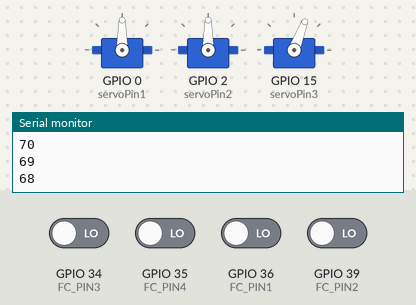
Recording of a sketch running on a simulated ESP32-S2. On the bench: 3 × servo, the last lines printed to the serial monitor. Inputs (shaded band) come from the test bench; at power-on: GPIO 34 (FC_PIN3), GPIO 35 (FC_PIN4), GPIO 36 (FC_PIN1), GPIO 39 (FC_PIN2) LOW.

Above: at 2.2 s.
2.3 s: GPIO 34 (FC_PIN3) driven HIGH
At 2.65 s:
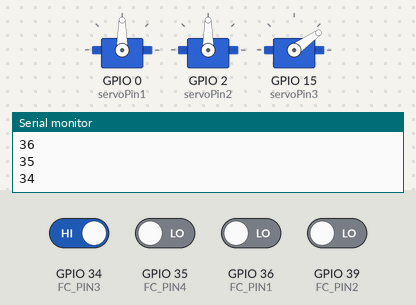
5.3 s: GPIO 35 (FC_PIN4) driven HIGH
At 5.95 s:
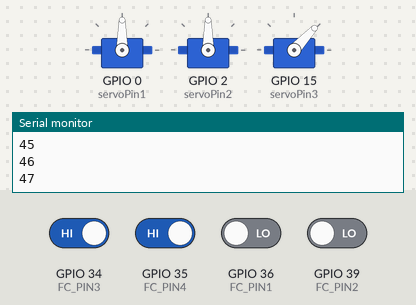
8.3 s: GPIO 36 (FC_PIN1) driven HIGH
11.3 s: GPIO 39 (FC_PIN2) driven HIGH
At 15.2 s:
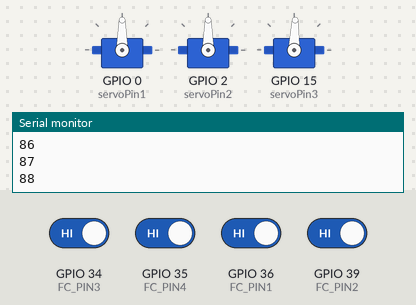
Timing chart, 0 to 15.3 s (numbered marks = the images above; inputs shaded):
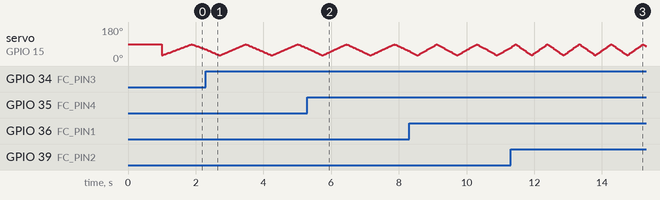

The sketch:

AsyncClass.ino
```cpp
// Include the ESP32 Arduino Servo Library instead of the original Arduino Servo Library
#include <ESP32Servo.h>
#include "AsyncTask.h"


/*Mejoras de la versió 0 de AsyncTask
  v0: Se podría usar la misma función tick para todos si se le pasa un puntero a la variable que se quiere modificar, es decir, pasarle el servo por ejemplo


*/


// Possible ADC pins on the ESP32: 0,2,4,12-15,32-39; 34-39 are recommended for analog input
// Possible ADC pins on the ESP32-S2: 1-20 are recommended for analog input
#define MAX_POS_DEGREE 88
#define MIN_POS_DEGREE 30
//Pines de FC
#define FC_PIN1 36
#define FC_PIN2 39
#define FC_PIN3 34
#define FC_PIN4 35


Servo servo_1;  // pin 0
Servo servo_2;  // pin 2
Servo servo_3;  // pin 15

int servoPin3 = 15;  // GPIO pin used to connect the servo control (digital out)
int servoPin1 = 0;
int servoPin2 = 2;

float delayPerDegreeFast = 10000;
float delayPerDegreeSlow = 15000;
float microDelay = 10000;
float antes = 0;
int posDegrees = MIN_POS_DEGREE;
bool dir = true;
bool alwaysChecked(){
  return true;
}


// Función tick que acepta argumentos
void tickServoGral(Servo &servo) {
  if (dir) posDegrees++;
  else posDegrees--;
  Serial.println(posDegrees);
  servo.write(posDegrees);
  if (posDegrees == MIN_POS_DEGREE || posDegrees > MAX_POS_DEGREE) dir = !dir;
}

// Lambda que captura servo_3 por referencia
auto tickServo = [&servo_3]() {
    tickServoGral(servo_3);
};

AsyncTask servos(delayPerDegreeFast, alwaysChecked, tickServo, recalculoDelay);
void setup() {
  Serial.begin(115200);
  // Allow allocation of all timers
  ESP32PWM::allocateTimer(0);
  ESP32PWM::allocateTimer(1);
  ESP32PWM::allocateTimer(2);
  ESP32PWM::allocateTimer(3);
  servo_1.setPeriodHertz(50);  // Standard 50hz servo
  servo_1.attach(servoPin1, 500, 2400);

  servo_2.setPeriodHertz(50);  // Standard 50hz servo
  servo_2.attach(servoPin2, 500, 2400);

  servo_3.setPeriodHertz(50);  // Standard 50hz servo
  servo_3.attach(servoPin3, 500, 2400);

  pinMode(FC_PIN1, INPUT);
  pinMode(FC_PIN2, INPUT);
  pinMode(FC_PIN3, INPUT);
  pinMode(FC_PIN4, INPUT);

  delay(1000);
}
bool checkFC(int pin){
  return digitalRead(pin);
}
float recalculoDelay() {
  int closedFC = (checkFC(FC_PIN1) + checkFC(FC_PIN2) + checkFC(FC_PIN3) + checkFC(FC_PIN4))*2000;
  return delayPerDegreeSlow - closedFC;
}
//

void loop() {


  servos.run();

}

// void tick() {
// //   if (dir) posDegrees++;
// //   else posDegrees--;
// //   //Serial.println(posDegrees);
// //   servo_1.write(posDegrees);
// //   servo_2.write(posDegrees);
// //   servo_3.write(posDegrees);
// //   if (posDegrees == MIN_POS_DEGREE || posDegrees > MAX_POS_DEGREE) dir = !dir;
// // }
```
